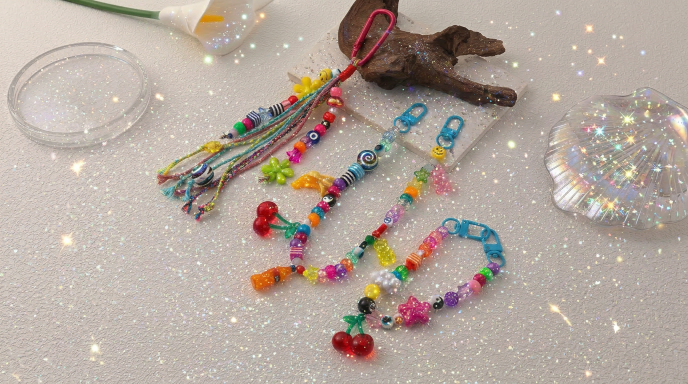
#> input picture assets/cozy-hero-charm-collection.jpg, 1376 x 768 px (shown at 1/2 size)
$ python -i normalize_star_crystal_images.py   (imports and definitions only)
#> lines starting #> are read from the running program, lines starting #| are printed output that depends on the picture
#> in normalize_star, original is the input picture: PIL image 1376x768 RGB; mean R, G, B 179.3, 166.2, 156.9
from pathlib import Path

from collections import deque

from PIL import Image, ImageDraw, ImageFilter


SOURCE_DIR = Path("assets/products/cozy")
OUTPUT_DIR = Path("assets/products/uniform")
TARGET_BG = (255, 250, 247)
CANVAS_SIZE = 1000
TARGET_OBJECT_SIZE = 500

STAR_HANDLES = [
    "orange-star-crystal-charm",
    "aqua-star-crystal-charm",
    "purple-star-crystal-charm",
    "pink-star-crystal-charm",
    "smoky-brown-star-crystal-charm",
    "champagne-star-crystal-charm",
    "ruby-red-star-crystal-charm",
    "lemon-star-crystal-charm",
    "emerald-star-crystal-charm",
    "sky-blue-star-crystal-charm",
    "sapphire-star-crystal-charm",
    "golden-star-crystal-charm",
]


def corner_average(image):
    width, height = image.size
#> width = 1376; height = 768
    size = max(18, min(width, height) // 12)
#> size = 64
    boxes = [
        (0, 0, size, size),
        (width - size, 0, width, size),
        (0, height - size, size, height),
        (width - size, height - size, width, height),
    ]
    pixels = []
    for box in boxes:
        region = image.crop(box)
        flattened_data = getattr(region, "get_flattened_data", None)
        pixels.extend(flattened_data() if flattened_data else region.getdata())
#> this loop made 4 passes
#> pass 1, in corner_average, `region = image.crop(box)`:
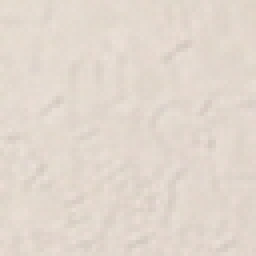
#> region: PIL image 64x64 RGB (shown 4 times larger); mean R, G, B 225.9, 215.4, 205.6
#> after the loop:
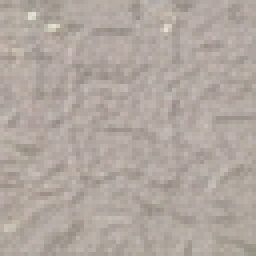
#> region: PIL image 64x64 RGB (shown 4 times larger); mean R, G, B 176.6, 166.5, 159.3
#> after the loop, pixels = 16384 items, first 6: (227, 218, 205), (229, 219, 207), (228, 220, 209), (228, 220, 209), (228, 218, 205), (228, 217, 204)
    return tuple(round(sum(channel) / len(pixels)) for channel in zip(*pixels))


def object_mask(image, bg):
    width, height = image.size
    pixels = image.load()
    seed = bytearray(width * height)

    for y in range(height):
        for x in range(width):
            r, g, b = pixels[x, y]
            saturation = max(r, g, b) - min(r, g, b)
            brightness = (r + g + b) / 3
            distance = abs(r - bg[0]) + abs(g - bg[1]) + abs(b - bg[2])
            is_crystal_colour = saturation > 42
            is_dark_facet = brightness < 165 and saturation > 22
            is_tinted_facet = distance > 95 and saturation > 18
            if (is_crystal_colour or is_dark_facet or is_tinted_facet) and not (brightness > 246 and saturation < 26):
                seed[y * width + x] = 1

    visited = bytearray(width * height)
    best_component = []

    def neighbours(x, y):
        for next_y in range(max(0, y - 1), min(height, y + 2)):
            for next_x in range(max(0, x - 1), min(width, x + 2)):
                if next_x != x or next_y != y:
                    yield next_x, next_y

    for start_y in range(height):
        for start_x in range(width):
            start_index = start_y * width + start_x
            if not seed[start_index] or visited[start_index]:
                continue
            queue = deque([(start_x, start_y)])
            visited[start_index] = 1
            component = [start_index]
            while queue:
                x, y = queue.popleft()
                for next_x, next_y in neighbours(x, y):
                    index = next_y * width + next_x
                    if seed[index] and not visited[index]:
                        visited[index] = 1
                        component.append(index)
                        queue.append((next_x, next_y))
            if len(component) > len(best_component):
                best_component = component

    mask = Image.new("L", image.size, 0)
    mask_pixels = mask.load()
    for index in best_component:
        y, x = divmod(index, width)
        mask_pixels[x, y] = 255

    mask = mask.filter(ImageFilter.MaxFilter(19))
    mask = mask.filter(ImageFilter.MinFilter(11))
    return mask.filter(ImageFilter.GaussianBlur(0.8))


def padded_bbox(mask, padding=22):
    bbox = mask.point(lambda value: 255 if value > 42 else 0).getbbox()
    if not bbox:
        return (0, 0, mask.width, mask.height)
    left, top, right, bottom = bbox
    return (
        max(0, left - padding),
        max(0, top - padding),
        min(mask.width, right + padding),
        min(mask.height, bottom + padding),
    )


def normalize_star(source, output):
    original = Image.open(source).convert("RGB")
    bg = corner_average(original)
#> bg = (197, 187, 178)
    mask = object_mask(original, bg)
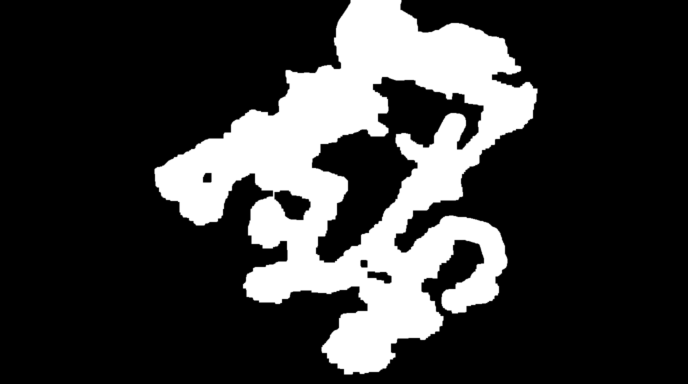
#> mask: PIL image 1376x768 L (shown at 1/2 size); min 0, max 255, mean 56.7
    bbox = padded_bbox(mask)
#> in padded_bbox, `bbox = mask.point(lambda value: 255 if value > 42 else 0).getbbox()`: bbox = (308, 0, 1076, 750)
#> in padded_bbox, `left, top, right, bottom = bbox`: left = 308; top = 0; right = 1076; bottom = 750
#> bbox = (286, 0, 1098, 768)

    product = original.crop(bbox).convert("RGBA")
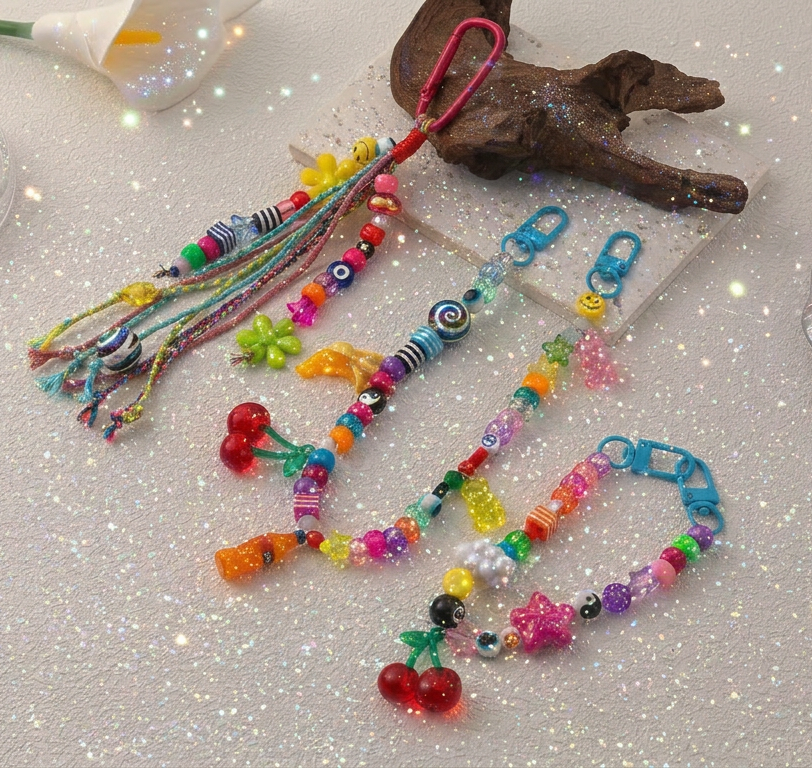
#> product: PIL image 812x768 RGBA; mean R, G, B, A 170.6, 155.4, 145.2, 255
    alpha = mask.crop(bbox)
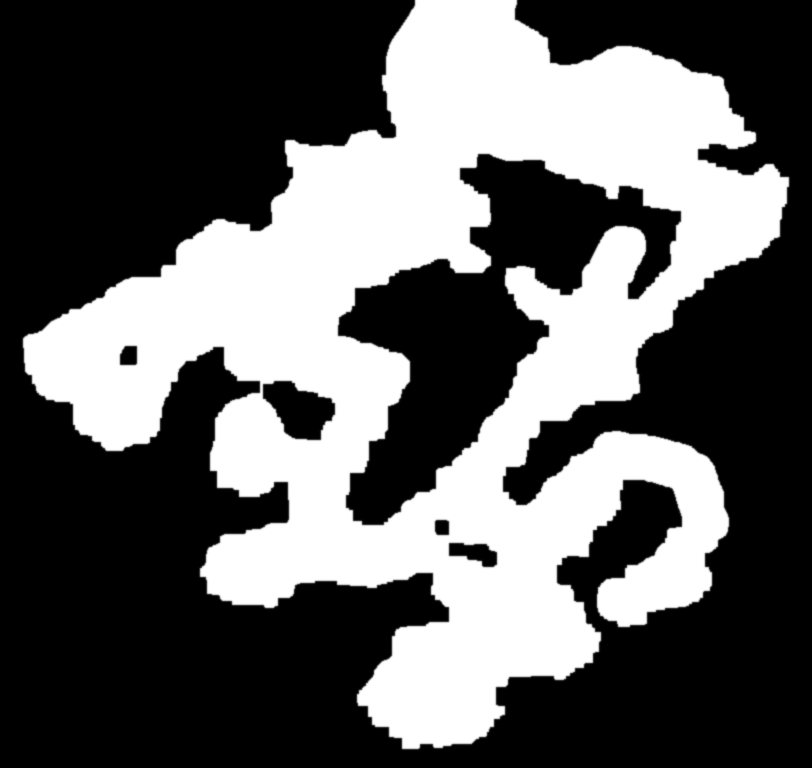
#> alpha: PIL image 812x768 L; min 0, max 255, mean 96.1
    product.putalpha(alpha)
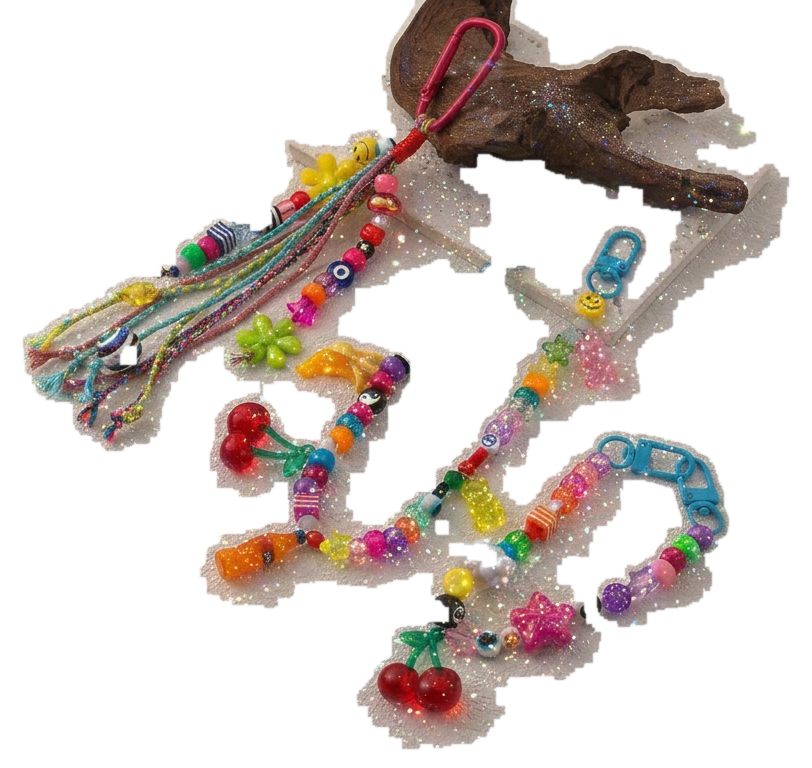
#> product: PIL image 812x768 RGBA; mean R, G, B, A 170.6, 155.4, 145.2, 96.1; transparent parts drawn white

    scale = TARGET_OBJECT_SIZE / max(product.size)
#> scale = 0.616
    resized_size = (
        max(1, round(product.width * scale)),
        max(1, round(product.height * scale)),
    )
#> resized_size = (500, 473)
    product = product.resize(resized_size, Image.Resampling.LANCZOS)
#> product: PIL image 500x473 RGBA

    canvas = Image.new("RGB", (CANVAS_SIZE, CANVAS_SIZE), TARGET_BG)
    top_left = ((CANVAS_SIZE - product.width) // 2, 505 - product.height // 2)
#> top_left = (250, 269)

    shadow = Image.new("RGBA", canvas.size, (0, 0, 0, 0))
#> shadow: PIL image 1000x1000 RGBA; every value is 0
    draw = ImageDraw.Draw(shadow)
    shadow_width = int(product.width * 0.54)
#> shadow_width = 270
    shadow_height = int(product.height * 0.095)
#> shadow_height = 44
    shadow_left = (CANVAS_SIZE - shadow_width) // 2
#> shadow_left = 365
    shadow_top = top_left[1] + product.height - int(product.height * 0.13)
#> shadow_top = 681
    draw.ellipse(
        (
            shadow_left,
            shadow_top,
            shadow_left + shadow_width,
            shadow_top + shadow_height,
        ),
        fill=(96, 68, 58, 54),
    )
    shadow = shadow.filter(ImageFilter.GaussianBlur(17))
    canvas = Image.alpha_composite(canvas.convert("RGBA"), shadow)
#> canvas: PIL image 1000x1000 RGBA
    canvas.alpha_composite(product, top_left)
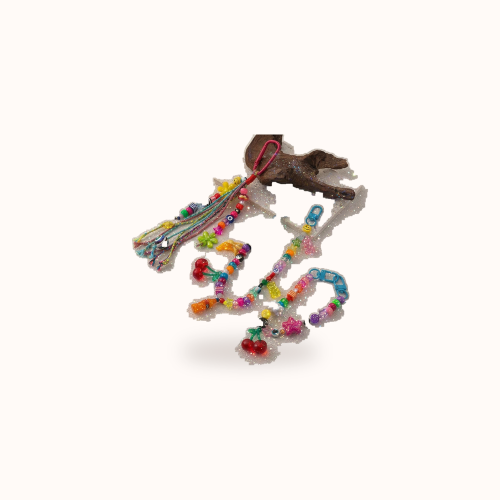
#> canvas: PIL image 1000x1000 RGBA (shown at 1/2 size); mean R, G, B, A 244.8, 238.1, 234.2, 255

#> (the run stopped early here; a loop or call above may not have finished)
